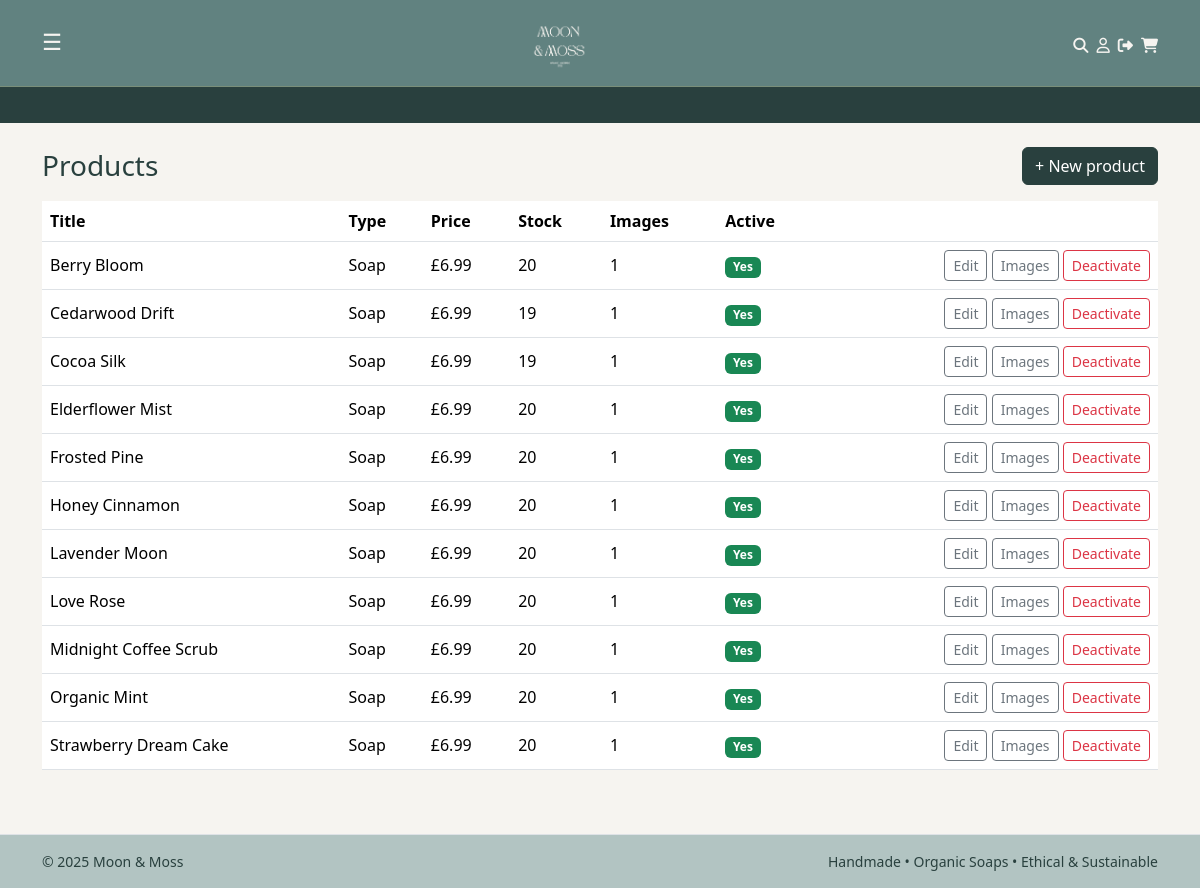
The page /owner/products/ (signed in) on the database its author committed.
### catalog/models.py (models this page shows, shortened)
class Product(models.Model):
    CANDLE = "CANDLE"
    SOAP = "SOAP"
    TYPES = [
        (CANDLE, "Candle"),
        (SOAP, "Soap"),
    ]
    title = models.CharField(max_length=160)
    slug = models.SlugField(max_length=180, unique=True, blank=True)
    product_type = models.CharField(max_length=12, choices=TYPES)
    description = models.TextField(blank=True)
    scent = models.CharField(max_length=50, help_text="e.g. Lavender, Citrus")
    weight_g = models.PositiveIntegerField(help_text="Net weight in grams")
    price = models.DecimalField(max_digits=6, decimal_places=2)
    stock_qty = models.PositiveIntegerField(default=0)
    active = models.BooleanField(default=True)
    created_at = models.DateTimeField(auto_now_add=True)
    class Meta:
        ordering = ["title"]

### owner/views.py (the view)
# urls.py: path("owner/products/", views.products, name="owner_products"),
@staff_member_required
def products(request):
    qs = Product.objects.annotate(image_count=Count("images")).order_by("title")
    return render(request, "owner/products.html", {
        "products": qs,
        "LOW_STOCK_THRESHOLD": settings.LOW_STOCK_THRESHOLD,
    })

### cart/context_processors.py (called while the page is built)
def cart_count(request):
    cart = get_or_create_cart(request)
    try:
        count = sum(i.qty for i in cart.items.all())
    except Exception:
        count = 0
    return {"cart_count": count}

### cart/utils.py (called while the page is built)
def get_or_create_cart(request):
    if not request.session.session_key:
        request.session.create()
    request.session.set_expiry(60 * 60 * 24 * 14)
    session_key = request.session.session_key
    if request.user.is_authenticated:
        cart, _ = Cart.objects.get_or_create(
            user=request.user,
            defaults={"session_key": session_key},
        )
    else:
        cart, _ = Cart.objects.get_or_create(
            user=None,
            session_key=session_key,
        )
    return cart

### owner/templates/owner/products.html (shortened to what this page needs)
{% extends "base.html" %}
{% block content %}
<div class="d-flex justify-content-between align-items-center mb-3">
  <h1 class="h3 mb-0">Products</h1>
  <a class="btn btn-primary" href="{% url 'owner_product_create' %}">+ New product</a>
</div>
<div class="table-responsive">
  <table class="table align-middle">
    <thead>
      <tr>
        <th>Title</th>
        <th>Type</th>
        <th>Price</th>
        <th>Stock</th>
        <th>Images</th>
        <th>Active</th>
        <th></th>
      </tr>
    </thead>
    <tbody>
      {% for p in products %}
      <tr>
        <td>{{ p.title }}</td>
        <td>{{ p.get_product_type_display }}</td>
        <td>£{{ p.price }}</td>
        <td>{{ p.stock_qty }}</td>
        <td>{{ p.image_count }}</td>
        <td>
          {% if p.active %}
            <span class="badge text-bg-success">Yes</span>
          {% else %}
            <span class="badge text-bg-secondary">No</span>
          {% endif %}
        </td>
        <td class="text-end">
          <a class="btn btn-sm btn-outline-secondary" href="{% url 'owner_product_edit' p.pk %}">Edit</a>
          <a class="btn btn-sm btn-outline-secondary" href="{% url 'owner_product_images' p.pk %}">Images</a>
          <a class="btn btn-sm btn-outline-danger" href="{% url 'owner_product_toggle' p.pk %}">
            {% if p.active %}Deactivate{% else %}Activate{% endif %}
          </a>
        </td>
      </tr>
      {% endfor %}
    </tbody>
  </table>
</div>
{% endblock %}

### templates/base.html (shortened to what this page needs)
{% load static %}
<!doctype html>
<html lang="en">
<head>
  <link
    href="https://cdn.jsdelivr.net/npm/bootstrap@5.3.3/dist/css/bootstrap.min.css"
    rel="stylesheet">
  <link rel="stylesheet" href="{% static 'css/main.css' %}">
</head>
<body>
<nav class="navbar navbar-light navbar-pink bb-navbar sticky-top">
  <div class="container bb-nav-grid">
    <div class="bb-nav-left">
      <button class="navbar-toggler border-0 bb-icon-button" type="button"
              data-bs-toggle="collapse" data-bs-target="#mainNav"
              aria-controls="mainNav" aria-expanded="false" aria-label="Toggle navigation">
        <span class="bb-icon">☰</span>
      </button>
    </div>
    <div class="bb-nav-center">
      <a class="navbar-brand d-flex flex-column align-items-center"
         href="{% url 'catalog:product_list' %}">
        <img src="{% static 'img/logo.png' %}" alt="Moon & Moss" style="height:60px;">
      </a>
    </div>
    <div class="bb-nav-right bb-nav-icons">
      <a href="#" class="bb-icon-link" title="Search">
        <span class="bb-icon"><i class="fa-solid fa-magnifying-glass"></i></span>
      </a>
      {% if user.is_authenticated %}
        <a href="#" class="bb-icon-link" title="My account">
          <span class="bb-icon"><i class="fa-regular fa-user"></i></span>
        </a>
        <a href="{% url 'accounts:logout' %}?next={{ request.get_full_path }}"
          class="bb-icon-link" title="Logout">
          <span class="bb-icon"><i class="fa-solid fa-right-from-bracket"></i></span>
        </a>
      {% else %}
        <a href="{% url 'accounts:login' %}?next={{ request.get_full_path }}"
           class="bb-icon-link" title="Login">
          <span class="bb-icon"><i class="fa-regular fa-user"></i></span>
        </a>
      {% endif %}
      <a href="{% url 'cart:view' %}" class="bb-icon-link position-relative" title="Cart">
        <span class="bb-icon"><i class="fa-solid fa-cart-shopping"></i></span>
      </a>
    </div>
  </div>
</nav>
<div class="bb-promo-bar">
  <div class="bb-promo-track">
  </div>
</div>
<div class="toast-container position-fixed bottom-0 end-0 p-3" style="z-index: 1080;">
</div>
<main class="container py-4">
  {% block content %}{% endblock %}
</main>
<footer class="border-top mt-4 py-3">
  <div class="container text-muted small d-flex justify-content-between">
    <span>© {{ now|default:"2025" }} Moon & Moss</span>
    <span>Handmade • Organic Soaps • Ethical & Sustainable</span>
  </div>
</footer>
</body>
</html>

### static/css/main.css (style rules this page uses)
body { background-color: #f6f4f0; color: #333333; font-family: system-ui, -apple-system, BlinkMacSystemFont, "Segoe UI", sans-serif; }
h1, .h1, h2, .h2, h3, .h3 { color: #29403e; }
a { color: #29403e; }
.bb-navbar { background-color: #618280; padding-top: 0.5rem; padding-bottom: 0.5rem; border-bottom: 1px solid #7A8F7A; }
.bb-nav-grid { display: grid; grid-template-columns: 1fr auto 1fr; align-items: center; }
.bb-nav-left { justify-self: start; }
.bb-nav-center { justify-self: center; }
.bb-nav-right { justify-self: end; display: flex; align-items: center; justify-content: flex-end; gap: 0.15rem; }
.bb-icon-button { background: transparent; box-shadow: none; padding: 0; }
.bb-icon { font-size: 1.4rem; line-height: 1; color: #f6f4f0; }
.bb-nav-icons .bb-icon-link { display: inline-flex; align-items: center; justify-content: center; margin: 0rem; text-decoration: none; }
.bb-nav-icons .bb-icon-link .fa-solid, .bb-nav-icons .bb-icon-link .fa-regular { font-size: 0.95rem; }
.navbar-pink .navbar-toggler { border-color: rgba(0,0,0,0.1); }
.bb-promo-bar { background-color: #29403e; color: #f6f4f0; font-size: 0.9rem; overflow: hidden; white-space: nowrap; }
.bb-promo-track { display: inline-block; padding: 0.45rem 0; padding-left: 100%; animation: bb-promo-scroll 22s linear infinite; }
.btn-primary { background-color: #29403e; border-color: #29403e; }
footer { background-color: #b2c4c2; }
footer .text-muted { color: #29403e !important; }
.bb-navbar .container { padding-left: 0.75rem; padding-right: 0.75rem; }
.bb-nav-right { gap: 0.50rem; }

### rows shown on the page
Product: title "Berry Bloom", product_type "Soap", price "6.99", stock_qty "20", image_count "1", active "Yes"
Product: title "Cedarwood Drift", product_type "Soap", price "6.99", stock_qty "19", image_count "1", active "Yes"
Product: title "Cocoa Silk", product_type "Soap", price "6.99", stock_qty "19", image_count "1", active "Yes"
Product: title "Elderflower Mist", product_type "Soap", price "6.99", stock_qty "20", image_count "1", active "Yes"
Product: title "Frosted Pine", product_type "Soap", price "6.99", stock_qty "20", image_count "1", active "Yes"
Product: title "Honey Cinnamon", product_type "Soap", price "6.99", stock_qty "20", image_count "1", active "Yes"
Product: title "Lavender Moon", product_type "Soap", price "6.99", stock_qty "20", image_count "1", active "Yes"
Product: title "Love Rose", product_type "Soap", price "6.99", stock_qty "20", image_count "1", active "Yes"
Product: title "Midnight Coffee Scrub", product_type "Soap", price "6.99", stock_qty "20", image_count "1", active "Yes"
Product: title "Organic Mint", product_type "Soap", price "6.99", stock_qty "20", image_count "1", active "Yes"
Product: title "Strawberry Dream Cake", product_type "Soap", price "6.99", stock_qty "20", image_count "1", active "Yes"

### other values the page prints
{{ now|default:"2025" }} "2025"
